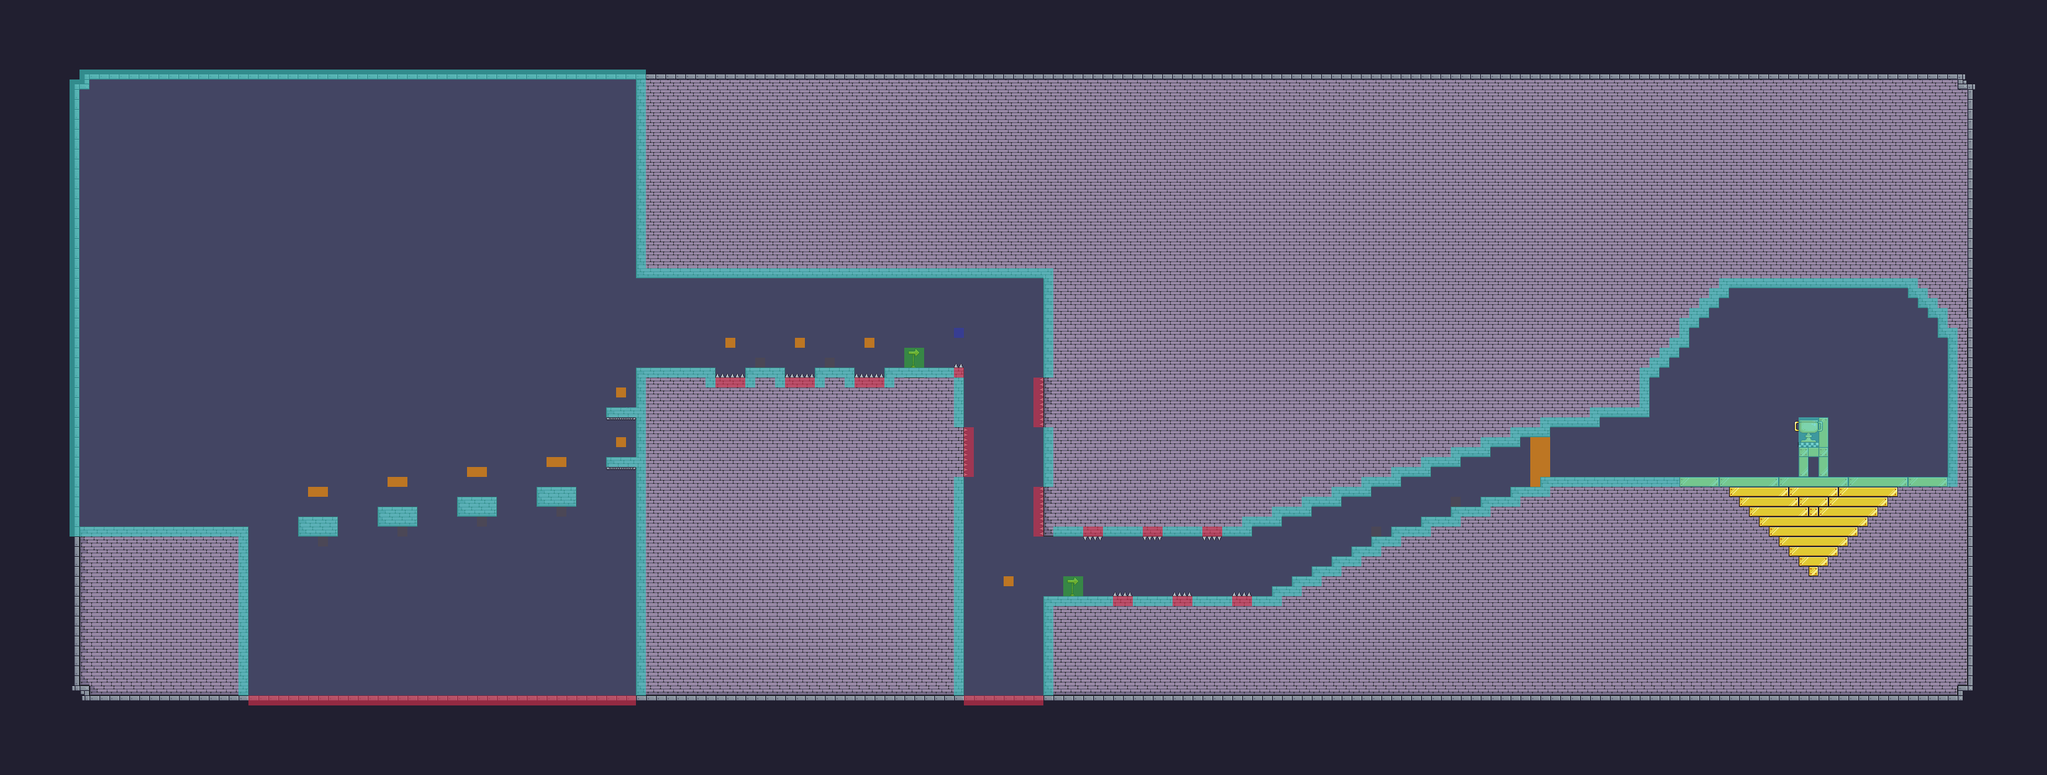

A level layout from a 2D game, rendered from its tile map. Below: a short description, then the map file with tile-grid data replaced by summaries:
An orthogonal 206x78 tile map with 16x16 px tiles, 11 tile layers (Foreground, pigs, cup, spikes, ...), 6 tilesets.

<map version="1.4" tiledversion="1.4.3" orientation="orthogonal" renderorder="right-down" width="206" height="78" tilewidth="16" tileheight="16" infinite="0" backgroundcolor="#434563" nextlayerid="19" nextobjectid="8">
 <editorsettings>
  <export target="../../../../../../level1..json" format="json" />
 </editorsettings>
 <properties>
  <property name="playerX" type="int" value="12" />
  <property name="playerY" type="int" value="51" />
 </properties>
 <tileset firstgid="1" name="platforms" tilewidth="16" tileheight="16" tilecount="242" columns="22">
  <image source="terrain.png" width="352" height="176" />
  <terraintypes>
   <terrain name="Grass" tile="-1" />
  </terraintypes>
 </tileset>
 <tileset firstgid="243" name="Idle" tilewidth="16" tileheight="16" tilecount="4" columns="2">
  <image source="spikes.png" width="32" height="32" />
 </tileset>
 <tileset firstgid="247" name="colliderColors" tilewidth="16" tileheight="16" tilecount="6" columns="6">
  <image source="../colliders/collider_colors.png" width="96" height="16" />
 </tileset>
 <tileset firstgid="253" name="Terrain (16x16)b" tilewidth="16" tileheight="16" tilecount="242" columns="22">
  <image source="terrainb.png" width="352" height="176" />
 </tileset>
 <tileset firstgid="495" name="cup" tilewidth="16" tileheight="16" tilecount="16" columns="4">
  <image source="trophy.png" width="64" height="64" />
 </tileset>
 <tileset firstgid="511" name="checkpoint_flag" tilewidth="16" tileheight="16" tilecount="8" columns="4">
  <image source="checkpoint_flag.png" width="64" height="32" />
 </tileset>
 <layer id="1" name="Foreground" width="206" height="78">
  <data>[16068 cells, 11451 non-empty, 38 distinct tile ids]</data>
 </layer>
 <layer id="18" name="pigs" width="206" height="78">
  <properties>
   <property name="draw" value="0" />
   <property name="entityType" value="4" />
  </properties>
  <data>[16068 cells, 4 non-empty, 1 distinct tile ids]</data>
 </layer>
 <layer id="12" name="cup" width="206" height="78">
  <data>[16068 cells, 18 non-empty, 13 distinct tile ids]</data>
 </layer>
 <layer id="3" name="spikes" width="206" height="78">
  <data>[16068 cells, 30 non-empty, 4 distinct tile ids]</data>
 </layer>
 <layer id="7" name="groundColliders" width="206" height="78">
  <properties>
   <property name="draw" type="int" value="0" />
   <property name="navigation" type="int" value="1" />
  </properties>
  <data>[16068 cells, 592 non-empty, 1 distinct tile ids]</data>
 </layer>
 <layer id="8" name="deathColliders" width="206" height="78">
  <properties>
   <property name="death" type="int" value="1" />
   <property name="draw" type="int" value="0" />
   <property name="navigation" type="int" value="1" />
  </properties>
  <data>[16068 cells, 84 non-empty, 1 distinct tile ids]</data>
 </layer>
 <layer id="13" name="scoreColliders" width="206" height="78">
  <properties>
   <property name="draw" type="int" value="0" />
   <property name="entityType" type="int" value="2" />
  </properties>
  <data>[16068 cells, 23 non-empty, 1 distinct tile ids]</data>
 </layer>
 <layer id="14" name="healthColliders" width="206" height="78">
  <properties>
   <property name="draw" type="int" value="0" />
   <property name="entityType" type="int" value="1" />
  </properties>
  <data>[16068 cells, 1 non-empty, 1 distinct tile ids]</data>
 </layer>
 <layer id="17" name="bats" width="206" height="78">
  <properties>
   <property name="draw" type="int" value="0" />
   <property name="entityType" type="int" value="3" />
  </properties>
  <data>[16068 cells, 4 non-empty, 1 distinct tile ids]</data>
 </layer>
 <layer id="15" name="checkpoint1Colliders" width="206" height="78">
  <properties>
   <property name="checkpoint" type="int" value="1" />
   <property name="draw" type="int" value="0" />
   <property name="navigation" type="int" value="1" />
  </properties>
  <data>[16068 cells, 4 non-empty, 1 distinct tile ids]</data>
 </layer>
 <layer id="16" name="checkpoint2Colliders" width="206" height="78">
  <properties>
   <property name="checkpoint" type="int" value="2" />
   <property name="draw" type="int" value="0" />
   <property name="navigation" type="int" value="1" />
  </properties>
  <data>[16068 cells, 4 non-empty, 1 distinct tile ids]</data>
 </layer>
</map>
